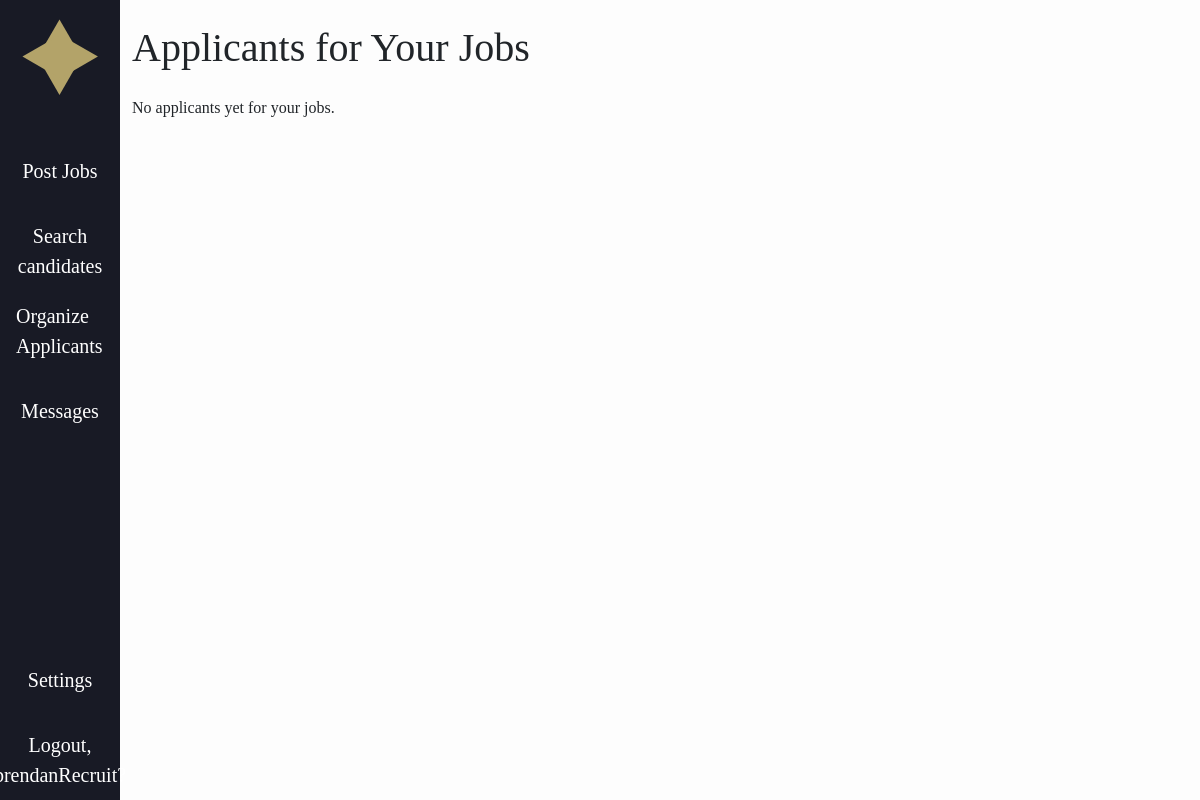
Page /applications/recruiter/ (signed in) on the earlier database version.
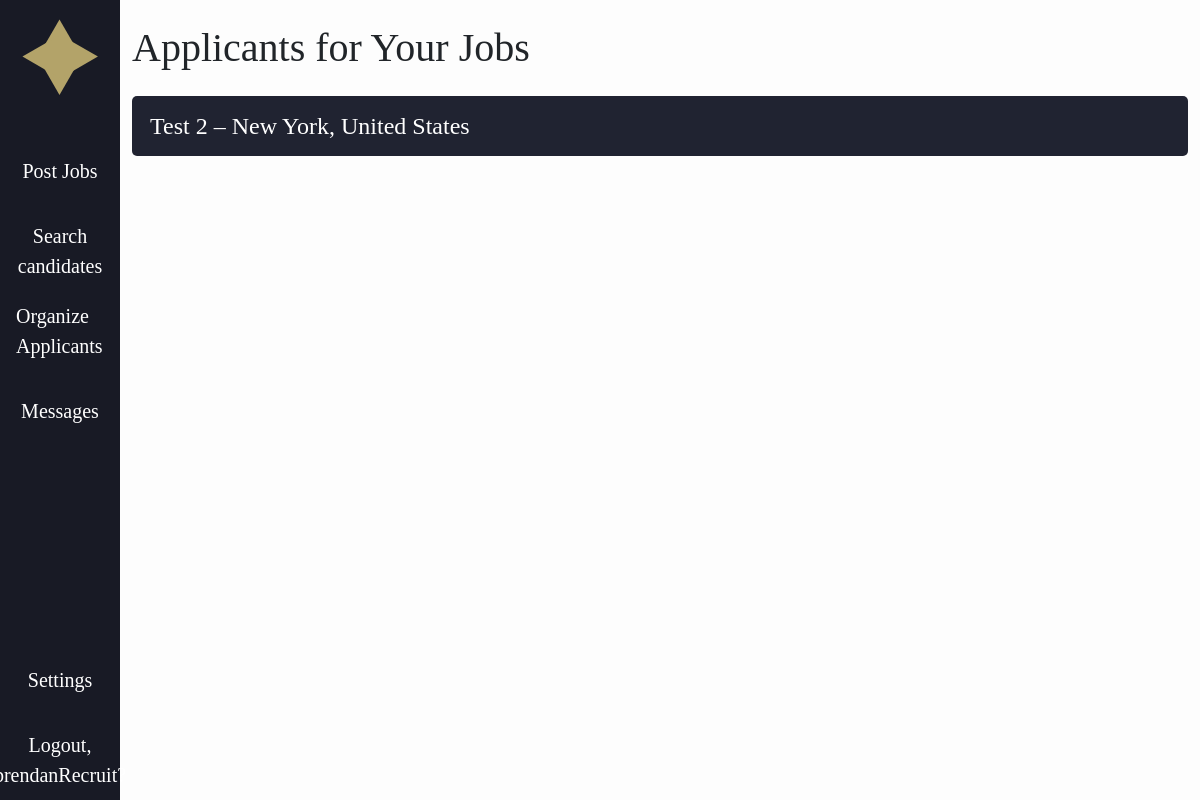
Same page on the later database version.
### jobs/models.py (models this page shows, shortened)
class JobPosting(models.Model):
    REMOTE_CHOICES = [
        ("remote", "Remote"),
        ("onsite", "On-site"),
        ("hybrid", "Hybrid"),
    ]
    VISA_CHOICES = [
        ("yes", "Yes"),
        ("no", "No"),
    ]
    title = models.CharField(max_length=200)
    skills = models.TextField(
        help_text="List required skills, separated by commas",
        default=""
    )
    location = models.CharField(max_length=100, default="")
    latitude = models.FloatField(
        null=True,
        blank=True,
        validators=[MinValueValidator(-90), MaxValueValidator(90)]
    )
    longitude = models.FloatField(
        null=True,
        blank=True,
        validators=[MinValueValidator(-180), MaxValueValidator(180)]
    )
    city = models.CharField(max_length=100, blank=True, default='')
    state = models.CharField(max_length=100, blank=True, default='')
    country = models.CharField(max_length=100, blank=True, default='')
    min_salary = models.IntegerField(default=0, help_text="Minimum annual salary (USD)")
    max_salary = models.IntegerField(default=0, help_text="Maximum annual salary (USD)")
    remote_or_onsite = models.CharField(
        max_length=20,
        choices=REMOTE_CHOICES,
        default="onsite"
    )
    visa_sponsorship = models.CharField(
        max_length=3,
        choices=VISA_CHOICES,
        default="no"
    )
    posted_by = models.ForeignKey(User, on_delete=models.CASCADE)
    date_posted = models.DateTimeField(auto_now_add=True)

### applications/views.py (the view)
# urls.py: path('recruiter/', views.recruiter_applicants, name='recruiter_applicants'),
@login_required
def recruiter_applicants(request):
    user = request.user
    if user.role != 'recruiter':
        return render(request, 'applications/not_authorized.html')
    jobs = JobPosting.objects.filter(posted_by=user)
    applications = Application.objects.filter(job__in=jobs).select_related('job', 'applicant')
    applications = sorted(
        applications,
        key=lambda app: (app.job.id, STATUS_ORDER.get(app.status, 99))
    )
    return render(request, 'applications/recruiter_applicants.html', {'applications': applications})

### accounts/models.py (called while the page is built)
    @property
    def visible_attributes(self):
        attrs = {}
        if self.show_headline and self.headline:
            attrs['Headline'] = self.headline
        if self.show_skills and self.skills:
            attrs['Skills'] = self.skills
        if self.show_education and self.education:
            attrs['Education'] = self.education
        if self.show_work_experience and self.work_experience:
            attrs['Work Experience'] = self.work_experience
        if self.show_location and self.location:
            attrs['Location'] = self.location
        if self.show_links and self.links:
            attrs['Links'] = self.links
        return attrs

### jobble/context_processors.py (called while the page is built)
def user_template(request):
    if request.user.is_authenticated:
        if request.user.is_superuser:
            return {"base_template": "baseA.html"}   # special admin template
        elif getattr(request.user, "role", "").lower() == "recruiter":
            return {"base_template": "baseR.html"}   # recruiter template
        else:
            return {"base_template": "base.html"}    # regular user
    return {"base_template": "base.html"}           # default for anonymous users

### applications/templates/applications/recruiter_applicants.html (shortened to what this page needs)
{% extends base_template %}
{% block content %}
<div class="container py-4">
  <h1 class="mb-4">Applicants for Your Jobs</h1>
  {% if applications %}
    {% regroup applications by job as job_list %}
    {% for job_group in job_list %}
      <div class="mb-3" style="background-color: #202331; color: #fff !important; padding: 5px; border-radius: 5px;">
        <button class="btn btn-outline-primary custom-outline-btn w-100 text-start" type="button" data-bs-toggle="collapse" data-bs-target="#job-{{ forloop.counter }}" aria-expanded="false" aria-controls="job-{{ forloop.counter }}">
          {{ job_group.grouper.title }} – {{ job_group.grouper.location }}
        </button>
      </div>
    {% endfor %}
  {% else %}
    <p>No applicants yet for your jobs.</p>
  {% endif %}
</div>
{% endblock %}

Differences in the rows shown:
added JobPosting: grouper "Test 2", grouper.location "New York, United States"
Other differences:
text no longer shown: "No applicants yet for your jobs."
